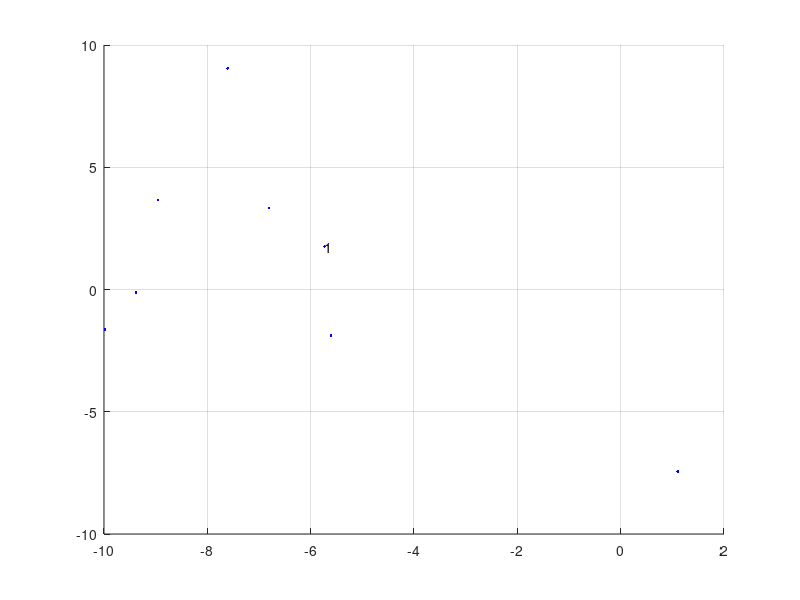

Write MATLAB code to recreate this figure. (Note: this script raises an error after producing the figure.)
load radarData.mat
close all hidden
grid on
hold on
plot3(posAbsolute(1,:), posAbsolute(2,:), posAbsolute(3,:), "b.")
for ii = 1:length(posAbsolute)
    t = text(posAbsolute(1, ii),posAbsolute(2, ii),posAbsolute(3, ii),num2str(ii));
    t.Color = [1 0 0];
end